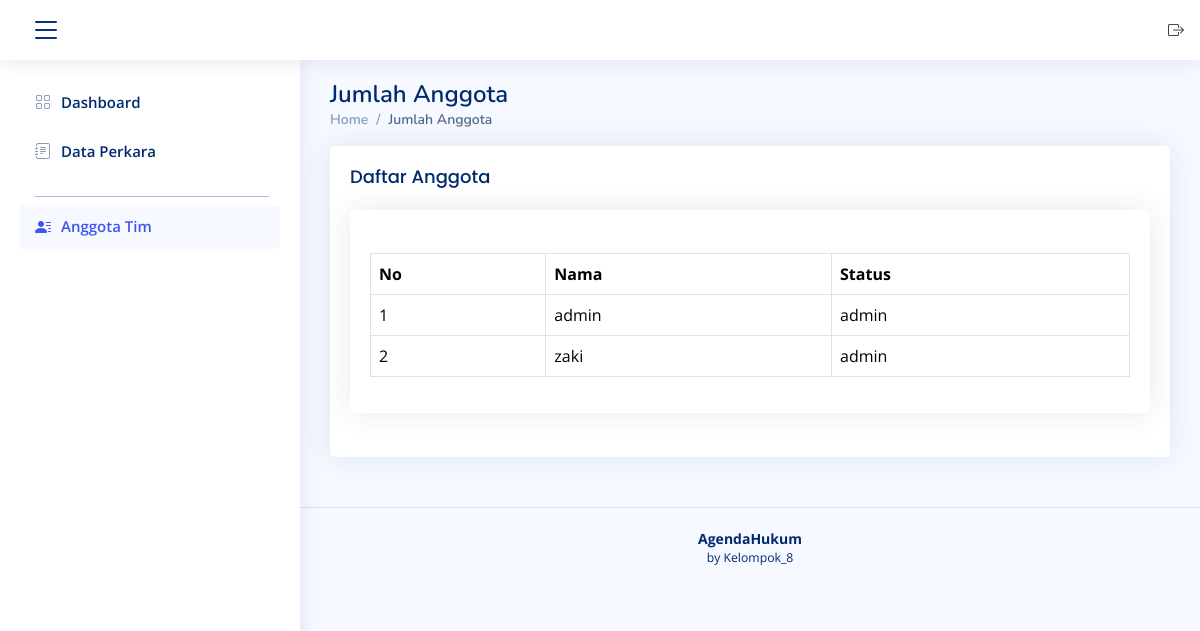
Page /user/jumlah_anggota.php on the committed database.
### tables this page shows
CREATE TABLE `user` (
  `id` int NOT NULL,
  `nama` varchar(255) NOT NULL,
  `username` varchar(255) NOT NULL,
  `password` varchar(255) NOT NULL,
  `status` enum('admin','user') NOT NULL
);

### user/jumlah_anggota.php (the view, shortened to what this page needs)
<?php
include "../config/db.php";
?>
<!DOCTYPE html>
<html lang="en">
<head>
  <link href="../assets/vendor/bootstrap/css/bootstrap.min.css" rel="stylesheet">
  <link href="../assets/vendor/bootstrap-icons/bootstrap-icons.css" rel="stylesheet">
  <link href="../assets/css/style.css" rel="stylesheet">
</head>
<body>
  <header id="header" class="header fixed-top d-flex align-items-center">
    <i class="bi bi-list toggle-sidebar-btn"></i>
    <nav class="header-nav ms-auto">
      <ul class="d-flex align-items-center">
        <li class="nav-item dropdown pe-3">
          <a class="dropdown-item d-flex align-items-center" href="auth/logout.php">
            <i class="bi bi-box-arrow-right"></i>
          </a>
        </li>
      </ul>
    </nav>
  </header>
  <aside id="sidebar" class="sidebar">
    <ul class="sidebar-nav" id="sidebar-nav">
      <li class="nav-item">
        <a class="nav-link collapsed" href="index.php">
          <i class="bi bi-grid"></i>
          <span>Dashboard</span>
        </a>
      </li>
      <li class="nav-item">
        <a class="nav-link collapsed" href="perkara.php">
          <i class="bi bi-journal-text"></i>
          <span>Data Perkara</span>
        </a>
      </li>
      <li class="nav-heading">__________________________________________________</li>
      <li class="nav-item">
        <a class="nav-link" href="jumlah_anggota.php">
          <i class="bi bi-person-lines-fill"></i>
          <span>Anggota Tim</span>
        </a>
      </li>
    </ul>
  </aside>
  <main id="main" class="main">
    <div class="pagetitle">
      <h1>Jumlah Anggota</h1>
      <nav>
        <ol class="breadcrumb">
          <li class="breadcrumb-item"><a href="index.php">Home</a></li>
          <li class="breadcrumb-item active">Jumlah Anggota</li>
        </ol>
      </nav>
    </div>
    <section class="section">
      <div class="row">
        <div class="col-lg-12">
          <div class="card">
            <div class="card-body">
              <h5 class="card-title">Daftar Anggota</h5>
              <div class="card mb-4">
                <div class="card-body">
                  <h5 class="card-title"></h5>
                  <div class="table-responsive">
                    <table class="table table-bordered">
                      <thead>
                        <tr>
                          <th>No</th>
                          <th>Nama</th>
                          <th>Status</th>
                        </tr>
                      </thead>
                      <tbody>
                        <?php
                          $query = "SELECT * FROM user ORDER BY
                                    CASE WHEN status = 'admin' THEN 0 ELSE 1 END,
                                    nama ASC";
                          $result = mysqli_query($conn, $query);
                          $no = 1;
                          while ($row = mysqli_fetch_assoc($result)) {
                            echo "<tr>";
                            echo "<td>" . $no++ . "</td>";
                            echo "<td>" . htmlspecialchars($row['nama']) . "</td>";
                            echo "<td>" . htmlspecialchars($row['status']) . "</td>";
                            echo "</tr>";
                          }
                        ?>
                      </tbody>
                    </table>
                  </div>
                </div>
              </div>
            </div>
          </div>
        </div>
      </div>
    </section>
  </main>
  <footer id="footer" class="footer">
    <div class="copyright">
      <strong><span>AgendaHukum</span></strong>
      <p class="small">by Kelompok_8</p>
    </div>
  </footer>
</body>
</html>

### assets/css/style.css (style rules this page uses)
:root { scroll-behavior: smooth; }
body { font-family: "Open Sans", sans-serif; background: #f6f9ff; color: #444444; }
a { color: #4154f1; text-decoration: none; }
h1, h2, h3, h4, h5, h6 { font-family: "Nunito", sans-serif; }
#main { margin-top: 60px; padding: 20px 30px; transition: all 0.3s; }
.pagetitle { margin-bottom: 10px; }
.pagetitle h1 { font-size: 24px; margin-bottom: 0; font-weight: 600; color: #012970; }
.card { margin-bottom: 30px; border: none; border-radius: 5px; box-shadow: 0px 0 30px rgba(1, 41, 112, 0.1); }
.card-title { padding: 20px 0 15px 0; font-size: 18px; font-weight: 500; color: #012970; font-family: "Poppins", sans-serif; }
.card-body { padding: 0 20px 20px 20px; }
.breadcrumb { font-size: 14px; font-family: "Nunito", sans-serif; color: #899bbd; font-weight: 600; }
.breadcrumb a { color: #899bbd; transition: 0.3s; }
.breadcrumb .breadcrumb-item::before { color: #899bbd; }
.breadcrumb .active { color: #51678f; font-weight: 600; }
.header { transition: all 0.5s; z-index: 997; height: 60px; box-shadow: 0px 2px 20px rgba(1, 41, 112, 0.1); background-color: #fff; padding-left: 20px; }
.header .toggle-sidebar-btn { font-size: 32px; padding-left: 10px; cursor: pointer; color: #012970; }
.header-nav ul { list-style: none; }
.header-nav>ul { margin: 0; padding: 0; }
.sidebar { position: fixed; top: 60px; left: 0; bottom: 0; width: 300px; z-index: 996; transition: all 0.3s; padding: 20px; overflow-y: auto; scrollbar-width: thin; scrollbar-color: #aab7cf transparent; box-shadow: 0px 0px 20px rgba(1, 41, 112, 0.1); background-color: #fff; }
@media (min-width: 1200px) { #main, #footer { margin-left: 300px; } }
.sidebar-nav { padding: 0; margin: 0; list-style: none; }
.sidebar-nav li { padding: 0; margin: 0; list-style: none; }
.sidebar-nav .nav-item { margin-bottom: 5px; }
.sidebar-nav .nav-heading { font-size: 11px; text-transform: uppercase; color: #899bbd; font-weight: 600; margin: 10px 0 5px 15px; }
.sidebar-nav .nav-link { display: flex; align-items: center; font-size: 15px; font-weight: 600; color: #4154f1; transition: 0.3; background: #f6f9ff; padding: 10px 15px; border-radius: 4px; }
.sidebar-nav .nav-link i { font-size: 16px; margin-right: 10px; color: #4154f1; }
.sidebar-nav .nav-link.collapsed { color: #012970; background: #fff; }
.sidebar-nav .nav-link.collapsed i { color: #899bbd; }
.footer { padding: 20px 0; font-size: 14px; transition: all 0.3s; border-top: 1px solid #cddfff; }
.footer .copyright { text-align: center; color: #012970; }

### rows in the picture
user: nama "admin", status "admin"
user: nama "zaki", status "admin"
